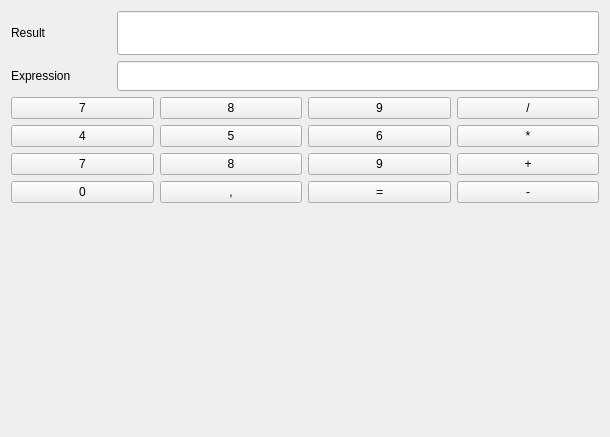
<?xml version="1.0" encoding="UTF-8"?>
<ui version="4.0">
 <class>MainWindow</class>
 <widget class="QMainWindow" name="MainWindow">
  <property name="geometry">
   <rect>
    <x>0</x>
    <y>0</y>
    <width>610</width>
    <height>437</height>
   </rect>
  </property>
  <property name="windowTitle">
   <string>MainWindow</string>
  </property>
  <widget class="QWidget" name="centralWidget">
   <layout class="QVBoxLayout" name="verticalLayout">
    <item>
     <layout class="QHBoxLayout" name="horizontalLayout">
      <item>
       <widget class="QLabel" name="label">
        <property name="minimumSize">
         <size>
          <width>100</width>
          <height>0</height>
         </size>
        </property>
        <property name="maximumSize">
         <size>
          <width>100</width>
          <height>16777215</height>
         </size>
        </property>
        <property name="text">
         <string>Result</string>
        </property>
       </widget>
      </item>
      <item>
       <widget class="QLineEdit" name="resultEdit">
        <property name="minimumSize">
         <size>
          <width>0</width>
          <height>40</height>
         </size>
        </property>
        <property name="font">
         <font>
          <family>Lucida Grande</family>
          <pointsize>24</pointsize>
          <weight>75</weight>
          <bold>true</bold>
         </font>
        </property>
        <property name="text">
         <string/>
        </property>
        <property name="readOnly">
         <bool>true</bool>
        </property>
       </widget>
      </item>
     </layout>
    </item>
    <item>
     <layout class="QHBoxLayout" name="horizontalLayout_2">
      <item>
       <widget class="QLabel" name="label_2">
        <property name="minimumSize">
         <size>
          <width>100</width>
          <height>0</height>
         </size>
        </property>
        <property name="text">
         <string>Expression</string>
        </property>
       </widget>
      </item>
      <item>
       <widget class="QLineEdit" name="expressionEdit">
        <property name="minimumSize">
         <size>
          <width>0</width>
          <height>30</height>
         </size>
        </property>
       </widget>
      </item>
     </layout>
    </item>
    <item>
     <layout class="QGridLayout" name="gridLayout">
      <item row="0" column="0">
       <widget class="QPushButton" name="sevenButton">
        <property name="text">
         <string>7</string>
        </property>
       </widget>
      </item>
      <item row="0" column="1">
       <widget class="QPushButton" name="eightButton">
        <property name="text">
         <string>8</string>
        </property>
       </widget>
      </item>
      <item row="0" column="2">
       <widget class="QPushButton" name="nineButton">
        <property name="text">
         <string>9</string>
        </property>
       </widget>
      </item>
      <item row="0" column="3">
       <widget class="QPushButton" name="pushButton_13">
        <property name="text">
         <string>/</string>
        </property>
       </widget>
      </item>
      <item row="1" column="0">
       <widget class="QPushButton" name="pushButton_4">
        <property name="text">
         <string>4</string>
        </property>
       </widget>
      </item>
      <item row="1" column="1">
       <widget class="QPushButton" name="pushButton_5">
        <property name="text">
         <string>5</string>
        </property>
       </widget>
      </item>
      <item row="1" column="2">
       <widget class="QPushButton" name="pushButton_6">
        <property name="text">
         <string>6</string>
        </property>
       </widget>
      </item>
      <item row="1" column="3">
       <widget class="QPushButton" name="pushButton_14">
        <property name="text">
         <string>*</string>
        </property>
       </widget>
      </item>
      <item row="2" column="0">
       <widget class="QPushButton" name="pushButton_7">
        <property name="text">
         <string>7</string>
        </property>
       </widget>
      </item>
      <item row="2" column="1">
       <widget class="QPushButton" name="pushButton_8">
        <property name="text">
         <string>8</string>
        </property>
       </widget>
      </item>
      <item row="2" column="2">
       <widget class="QPushButton" name="pushButton_9">
        <property name="text">
         <string>9</string>
        </property>
       </widget>
      </item>
      <item row="2" column="3">
       <widget class="QPushButton" name="pushButton_15">
        <property name="text">
         <string>+</string>
        </property>
       </widget>
      </item>
      <item row="3" column="0">
       <widget class="QPushButton" name="pushButton_10">
        <property name="text">
         <string>0</string>
        </property>
       </widget>
      </item>
      <item row="3" column="1">
       <widget class="QPushButton" name="pushButton_11">
        <property name="text">
         <string>,</string>
        </property>
       </widget>
      </item>
      <item row="3" column="2">
       <widget class="QPushButton" name="evalButton">
        <property name="text">
         <string>=</string>
        </property>
       </widget>
      </item>
      <item row="3" column="3">
       <widget class="QPushButton" name="pushButton_12">
        <property name="text">
         <string>-</string>
        </property>
       </widget>
      </item>
     </layout>
    </item>
    <item>
     <spacer name="verticalSpacer">
      <property name="orientation">
       <enum>Qt::Vertical</enum>
      </property>
      <property name="sizeHint" stdset="0">
       <size>
        <width>20</width>
        <height>40</height>
       </size>
      </property>
     </spacer>
    </item>
   </layout>
  </widget>
 </widget>
 <layoutdefault spacing="6" margin="11"/>
 <tabstops>
  <tabstop>expressionEdit</tabstop>
  <tabstop>sevenButton</tabstop>
  <tabstop>nineButton</tabstop>
  <tabstop>pushButton_6</tabstop>
  <tabstop>pushButton_4</tabstop>
  <tabstop>pushButton_5</tabstop>
  <tabstop>resultEdit</tabstop>
  <tabstop>pushButton_7</tabstop>
  <tabstop>pushButton_8</tabstop>
  <tabstop>pushButton_9</tabstop>
  <tabstop>pushButton_10</tabstop>
  <tabstop>pushButton_11</tabstop>
  <tabstop>pushButton_12</tabstop>
  <tabstop>pushButton_13</tabstop>
  <tabstop>pushButton_14</tabstop>
  <tabstop>pushButton_15</tabstop>
  <tabstop>evalButton</tabstop>
  <tabstop>eightButton</tabstop>
 </tabstops>
 <resources/>
 <connections/>
</ui>
